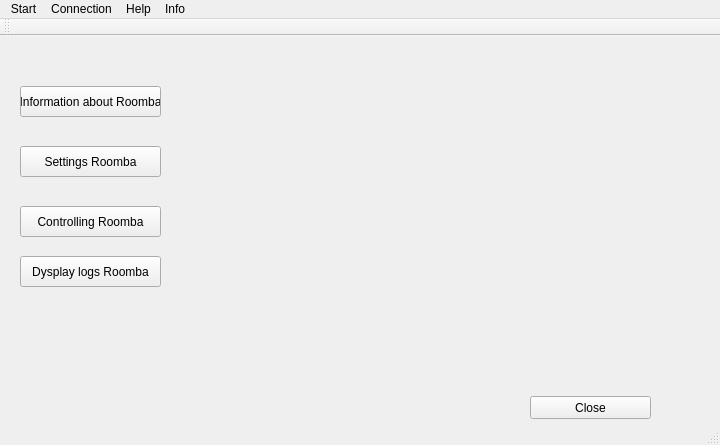
<?xml version="1.0" encoding="UTF-8"?>
<ui version="4.0">
 <class>Roomba</class>
 <widget class="QMainWindow" name="Roomba">
  <property name="geometry">
   <rect>
    <x>0</x>
    <y>0</y>
    <width>720</width>
    <height>445</height>
   </rect>
  </property>
  <property name="windowTitle">
   <string>Roomba</string>
  </property>
  <widget class="QWidget" name="centralWidget">
   <widget class="QPushButton" name="pushButton">
    <property name="geometry">
     <rect>
      <x>20</x>
      <y>50</y>
      <width>141</width>
      <height>31</height>
     </rect>
    </property>
    <property name="text">
     <string>Information about Roomba</string>
    </property>
   </widget>
   <widget class="QPushButton" name="pushButton_2">
    <property name="geometry">
     <rect>
      <x>20</x>
      <y>110</y>
      <width>141</width>
      <height>31</height>
     </rect>
    </property>
    <property name="text">
     <string>Settings Roomba</string>
    </property>
   </widget>
   <widget class="QPushButton" name="pushButton_3">
    <property name="geometry">
     <rect>
      <x>20</x>
      <y>170</y>
      <width>141</width>
      <height>31</height>
     </rect>
    </property>
    <property name="text">
     <string>Controlling Roomba</string>
    </property>
   </widget>
   <widget class="QPushButton" name="pushButton_4">
    <property name="geometry">
     <rect>
      <x>20</x>
      <y>220</y>
      <width>141</width>
      <height>31</height>
     </rect>
    </property>
    <property name="text">
     <string>Dysplay logs Roomba</string>
    </property>
   </widget>
   <widget class="QPushButton" name="pushButton_5">
    <property name="geometry">
     <rect>
      <x>530</x>
      <y>360</y>
      <width>121</width>
      <height>23</height>
     </rect>
    </property>
    <property name="text">
     <string>Close</string>
    </property>
   </widget>
  </widget>
  <widget class="QMenuBar" name="menuBar">
   <property name="geometry">
    <rect>
     <x>0</x>
     <y>0</y>
     <width>720</width>
     <height>21</height>
    </rect>
   </property>
   <widget class="QMenu" name="menuStart">
    <property name="title">
     <string>Start</string>
    </property>
   </widget>
   <widget class="QMenu" name="menuConnection">
    <property name="title">
     <string>Connection</string>
    </property>
    <addaction name="actionConnect_Roomba"/>
   </widget>
   <widget class="QMenu" name="menuHelp">
    <property name="title">
     <string>Help</string>
    </property>
   </widget>
   <widget class="QMenu" name="menuInfo">
    <property name="title">
     <string>Info</string>
    </property>
   </widget>
   <addaction name="menuStart"/>
   <addaction name="menuConnection"/>
   <addaction name="menuHelp"/>
   <addaction name="menuInfo"/>
  </widget>
  <widget class="QToolBar" name="mainToolBar">
   <attribute name="toolBarArea">
    <enum>TopToolBarArea</enum>
   </attribute>
   <attribute name="toolBarBreak">
    <bool>false</bool>
   </attribute>
  </widget>
  <widget class="QStatusBar" name="statusBar"/>
  <action name="actionConnect_Roomba">
   <property name="text">
    <string>Connect Roomba</string>
   </property>
  </action>
 </widget>
 <layoutdefault spacing="6" margin="11"/>
 <resources/>
 <connections/>
</ui>
